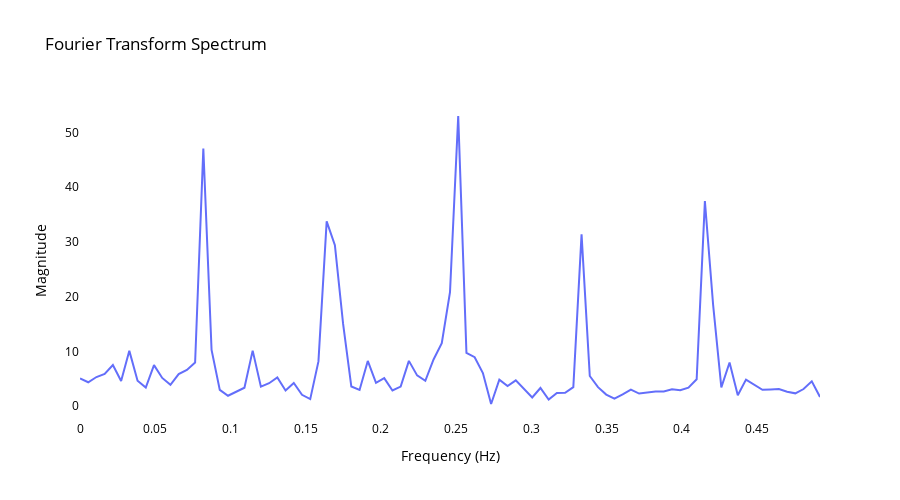

Notebook cell for this chart:
### Markdown cell above
#### Fourier Transform
To begin with, we aim to comprehend the frequency of patterns. While we are aware of the routine period, the intensity frequency remains unclear. To uncover this information, we will utilize the Fourier Transform.

### Code cell
from scipy.fft import fft, fftfreq, ifft

y = ema_results.fittedvalues.values
n = len(y)
T = 1

yf = fft(y)
xf = fftfreq(n, T)[:n//2]


amplitude = 2.0/n * np.abs(yf[0:n//2])

peaks, _ = find_peaks(amplitude, height=20)
peak_values = amplitude[peaks]

frequencies = xf[peaks]
inverse_frequencies = 1 / frequencies

for freq, peak, inv_freq in zip(xf[peaks], peak_values, inverse_frequencies):
    print(f"Frequency: {freq:.2f} Hz, Peak: {peak:.2f}, inverse_frequencies: {inv_freq:.2f} weeks")


fig = go.Figure()
fig.add_trace(go.Scatter(x=xf, y=amplitude, mode='lines', name='Magnitude'))

fig.update_layout(
        title='Fourier Transform Spectrum',
        xaxis_title='Frequency (Hz)',
      yaxis_title='Magnitude',
      template='plotly_white',
        height=500,
        font=dict(color='Black'),
        xaxis=dict(
            showgrid=True,
            gridwidth=0.001,
            gridcolor='rgba(255, 255, 255, 0.1)',
            griddash='dash',
            zeroline=False
        ),
        yaxis=dict(
            showgrid=True,
            gridwidth=0.001,
            gridcolor='rgba(255, 255, 255, 0.1)',
            griddash='dash',
            zeroline=False
        )
    )
fig.show()

### Figure 1 — Plotly figure (JSON) as saved in the notebook; plotly's stock layout.template omitted (floating-point values rounded to 4 significant figures)
{"data": [{"mode": "lines", "name": "Magnitude", "type": "scatter", "x": [0, 0.005464, 0.01093, 0.01639, 0.02186, 0.02732, 0.03279, 0.03825, 0.04372, 0.04918, 0.05464, 0.06011, 0.06557, 0.07104, 0.0765, 0.08197, 0.08743, 0.0929, 0.09836, 0.1038, 0.1093, 0.1148, 0.1202, 0.1257, 0.1311, 0.1366, 0.1421, 0.1475, 0.153, 0.1585, 0.1639, 0.1694, 0.1749, 0.1803, 0.1858, 0.1913, 0.1967, 0.2022, 0.2077, 0.2131, 0.2186, 0.224, 0.2295, 0.235, 0.2404, 0.2459, 0.2514, 0.2568, 0.2623, 0.2678, 0.2732, 0.2787, 0.2842, 0.2896, 0.2951, 0.3005, 0.306, 0.3115, 0.3169, 0.3224, 0.3279, 0.3333, 0.3388, 0.3443, 0.3497, 0.3552, 0.3607, 0.3661, 0.3716, 0.377, 0.3825, 0.388, 0.3934, 0.3989, 0.4044, 0.4098, 0.4153, 0.4208, 0.4262, 0.4317, 0.4372, 0.4426, 0.4481, 0.4536, 0.459, 0.4645, 0.4699, 0.4754, 0.4809, 0.4863, 0.4918], "y": [5.067, 4.382, 5.338, 5.902, 7.538, 4.611, 10.11, 4.657, 3.416, 7.515, 5.176, 3.92, 5.878, 6.629, 7.976, 47.03, 10.3, 3.001, 1.924, 2.697, 3.391, 10.15, 3.588, 4.208, 5.266, 2.891, 4.267, 2.087, 1.308, 8.189, 33.75, 29.41, 15.03, 3.607, 2.976, 8.281, 4.265, 5.125, 2.886, 3.604, 8.286, 5.632, 4.654, 8.549, 11.52, 20.84, 52.98, 9.747, 8.955, 6.074, 0.4149, 4.869, 3.69, 4.72, 3.184, 1.613, 3.341, 1.217, 2.439, 2.467, 3.489, 31.37, 5.53, 3.495, 2.138, 1.396, 2.157, 3.05, 2.323, 2.509, 2.699, 2.687, 3.097, 2.929, 3.41, 4.942, 37.43, 18.53, 3.448, 7.978, 2.009, 4.874, 3.942, 2.999, 3.065, 3.152, 2.658, 2.362, 3.147, 4.562, 1.696]}], "layout": {"font": {"color": "Black"}, "height": 500, "title": {"text": "Fourier Transform Spectrum"}, "xaxis": {"gridcolor": "rgba(255, 255, 255, 0.1)", "griddash": "dash", "gridwidth": 0.001, "showgrid": true, "title": {"text": "Frequency (Hz)"}, "zeroline": false}, "yaxis": {"gridcolor": "rgba(255, 255, 255, 0.1)", "griddash": "dash", "gridwidth": 0.001, "showgrid": true, "title": {"text": "Magnitude"}, "zeroline": false}}}
